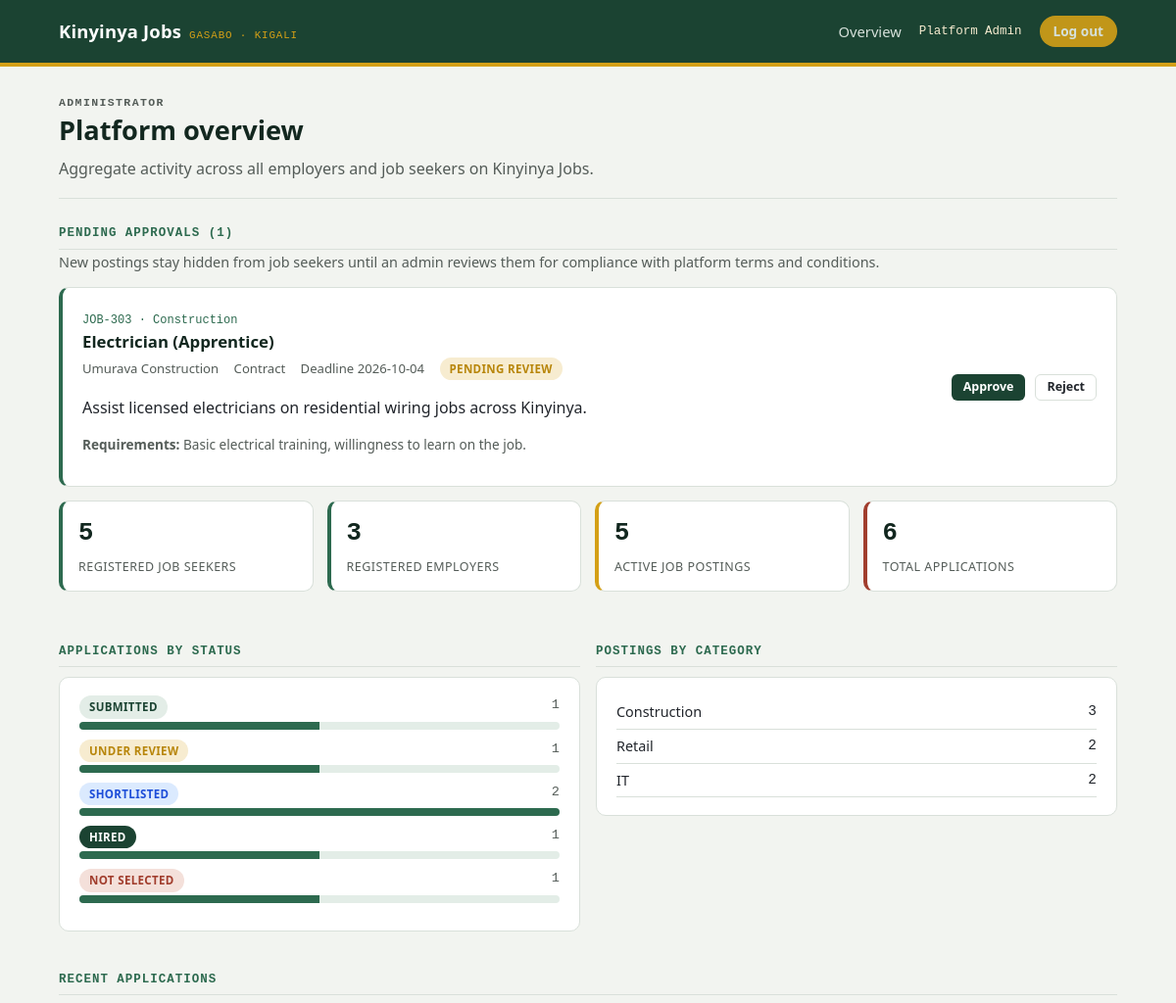
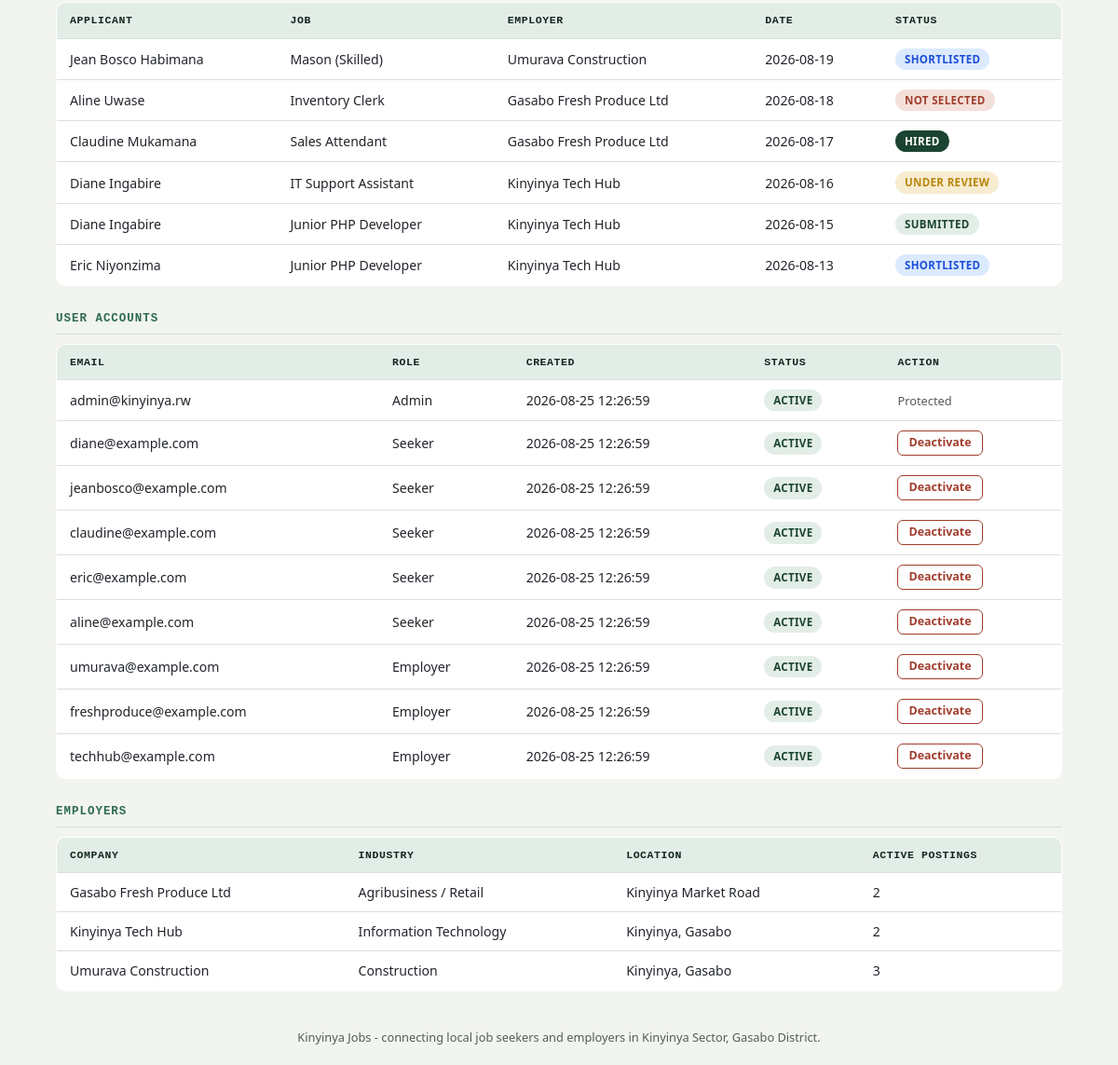
Screenshot of /admin/dashboard.php (signed in) with the database file from the repository (2 pictures, top to bottom).
### tables this page shows
CREATE TABLE IF NOT EXISTS jobs (
  id            INT UNSIGNED AUTO_INCREMENT PRIMARY KEY,
  employer_id   INT UNSIGNED NOT NULL,
  title         VARCHAR(150) NOT NULL,
  type          VARCHAR(50) NOT NULL DEFAULT 'Full-time',
  category      VARCHAR(100) NOT NULL DEFAULT 'General',
  location      VARCHAR(150) NOT NULL DEFAULT 'Kinyinya',
  description   TEXT NULL,
  requirements  TEXT NULL,
  salary_min    INT UNSIGNED NOT NULL DEFAULT 0,
  salary_max    INT UNSIGNED NOT NULL DEFAULT 0,
  deadline      DATE NOT NULL,
  posted        DATE NOT NULL,
  active        TINYINT(1) NOT NULL DEFAULT 1,
  status        ENUM('pending','approved','rejected') NOT NULL DEFAULT 'pending',
  views         INT UNSIGNED NOT NULL DEFAULT 0,
  CONSTRAINT fk_jobs_employer FOREIGN KEY (employer_id) REFERENCES employers(id) ON DELETE CASCADE,
  INDEX idx_jobs_status (status),
  INDEX idx_jobs_deadline (deadline)
);

CREATE TABLE IF NOT EXISTS employers (
  id        INT UNSIGNED AUTO_INCREMENT PRIMARY KEY,
  user_id   INT UNSIGNED NULL UNIQUE,
  name      VARCHAR(150) NOT NULL,
  industry  VARCHAR(150) NOT NULL,
  location  VARCHAR(150) NOT NULL,
  about     TEXT NULL,
  CONSTRAINT fk_employers_user FOREIGN KEY (user_id) REFERENCES users(id) ON DELETE CASCADE
);

CREATE TABLE IF NOT EXISTS applications (
  id            INT UNSIGNED AUTO_INCREMENT PRIMARY KEY,
  job_id        INT UNSIGNED NOT NULL,
  seeker_id     INT UNSIGNED NOT NULL,
  date          DATE NOT NULL,
  status        ENUM('submitted','under_review','shortlisted','hired','rejected') NOT NULL DEFAULT 'submitted',
  cover_letter  TEXT NULL,
  CONSTRAINT fk_applications_job FOREIGN KEY (job_id) REFERENCES jobs(id) ON DELETE CASCADE,
  CONSTRAINT fk_applications_seeker FOREIGN KEY (seeker_id) REFERENCES seekers(id) ON DELETE CASCADE,
  UNIQUE KEY uniq_application (job_id, seeker_id)
);

CREATE TABLE IF NOT EXISTS seekers (
  id         INT UNSIGNED AUTO_INCREMENT PRIMARY KEY,
  user_id    INT UNSIGNED NULL UNIQUE,
  name       VARCHAR(150) NOT NULL,
  skills     VARCHAR(255) NOT NULL,
  education  VARCHAR(150) NOT NULL,
  location   VARCHAR(150) NOT NULL,
  resume_url VARCHAR(255) NULL,
  CONSTRAINT fk_seekers_user FOREIGN KEY (user_id) REFERENCES users(id) ON DELETE CASCADE
);

CREATE TABLE IF NOT EXISTS users (
  id             INT UNSIGNED AUTO_INCREMENT PRIMARY KEY,
  email          VARCHAR(190) NOT NULL UNIQUE,
  password_hash  VARCHAR(255) NOT NULL,
  role           ENUM('seeker','employer','admin') NOT NULL,
  is_active      TINYINT(1) NOT NULL DEFAULT 1,
  created_at     DATETIME NOT NULL DEFAULT CURRENT_TIMESTAMP
);

### includes/config.php (called while the page is built, shortened)
<?php
function kj_url(string $path = ''): string {
    $documentRoot = isset($_SERVER['DOCUMENT_ROOT']) ? realpath($_SERVER['DOCUMENT_ROOT']) : false;
    $projectRoot = realpath(dirname(__DIR__));
    $base = '';
    if ($documentRoot && $projectRoot) {
        $doc = str_replace('\\', '/', rtrim($documentRoot, '/\\'));
        $project = str_replace('\\', '/', rtrim($projectRoot, '/\\'));
        if (stripos($project, $doc) === 0) $base = substr($project, strlen($doc));
    }
    return rtrim($base, '/') . '/' . ltrim($path, '/');
}

### includes/db.php (called while the page is built)
<?php
require_once __DIR__ . '/config.php';
function kj_db(): PDO {
    static $pdo = null;
    if ($pdo === null) {
        $dsn = 'mysql:host=' . DB_HOST . ';port=' . DB_PORT . ';dbname=' . DB_NAME . ';charset=utf8mb4';
        try {
            $pdo = new PDO($dsn, DB_USER, DB_PASS, [
                PDO::ATTR_ERRMODE            => PDO::ERRMODE_EXCEPTION,
                PDO::ATTR_DEFAULT_FETCH_MODE => PDO::FETCH_ASSOC,
                PDO::ATTR_EMULATE_PREPARES   => false,
            ]);
        } catch (PDOException $e) {
            http_response_code(500);
            die(
                '<h1>Database connection failed</h1>' .
                '<p>Could not connect to MySQL database <code>' . htmlspecialchars(DB_NAME) . '</code> ' .
                'on <code>' . htmlspecialchars(DB_HOST) . ':' . htmlspecialchars(DB_PORT) . '</code>.</p>' .
                '<p>Confirm MySQL is running, then use the one-time setup page to configure and import the database.</p>' .
                '<p><a href="' . htmlspecialchars(kj_url('setup.php')) . '">Open database setup</a></p>'
            );
        }
    }
    return $pdo;
}
function kj_index_by_id(array $rows): array {
    $out = [];
    foreach ($rows as $row) { $out[$row['id']] = $row; }
    return $out;
}

### includes/data.php (called while the page is built, shortened)
<?php
require_once __DIR__ . '/db.php';
function kj_jobs(): array {
    $rows = kj_db()->query('SELECT * FROM jobs ORDER BY posted DESC, id DESC')->fetchAll();
    return kj_index_by_id($rows);
}
function kj_job($id) {
    $stmt = kj_db()->prepare('SELECT * FROM jobs WHERE id = ?');
    $stmt->execute([(int) $id]);
    $row = $stmt->fetch();
    return $row ?: null;
}
function kj_jobs_for_employer($employer_id): array {
    $stmt = kj_db()->prepare('SELECT * FROM jobs WHERE employer_id = ? ORDER BY posted DESC, id DESC');
    $stmt->execute([(int) $employer_id]);
    return kj_index_by_id($stmt->fetchAll());
}
function kj_jobs_pending(): array {
    return kj_index_by_id(kj_db()->query("SELECT * FROM jobs WHERE status = 'pending' ORDER BY posted DESC, id DESC")->fetchAll());
}
function kj_job_is_expired($job): bool {
    return strtotime($job['deadline']) < strtotime('today');
}
function kj_job_is_visible($job): bool {
    return (bool) $job['active'] && $job['status'] === 'approved' && !kj_job_is_expired($job);
}
function kj_employers(): array {
    return kj_index_by_id(kj_db()->query('SELECT * FROM employers ORDER BY name')->fetchAll());
}
function kj_users(): array {
    return kj_db()->query('SELECT id, email, role, is_active, created_at FROM users ORDER BY created_at DESC, id DESC')->fetchAll();
}
function kj_employer($id) {
    $stmt = kj_db()->prepare('SELECT * FROM employers WHERE id = ?');
    $stmt->execute([(int) $id]);
    return $stmt->fetch() ?: null;
}
function kj_seekers(): array {
    return kj_index_by_id(kj_db()->query('SELECT * FROM seekers ORDER BY name')->fetchAll());
}
function kj_seeker($id) {
    $stmt = kj_db()->prepare('SELECT * FROM seekers WHERE id = ?');
    $stmt->execute([(int) $id]);
    return $stmt->fetch() ?: null;
}
function kj_applications(): array {
    return kj_index_by_id(kj_db()->query('SELECT * FROM applications ORDER BY date DESC, id DESC')->fetchAll());
}
function kj_status_label($status) {
    $labels = [
        'submitted' => 'Submitted', 'under_review' => 'Under review',
        'shortlisted' => 'Shortlisted', 'rejected' => 'Not selected', 'hired' => 'Hired',
    ];
    return $labels[$status] ?? ucfirst($status);
}

### admin/dashboard.php (the view, shortened to what this page needs)
<?php
require_once __DIR__ . '/../includes/data.php';
$jobs = kj_jobs();
$apps = kj_applications();
$seekers = kj_seekers();
$employers = kj_employers();
$users = kj_users();
$pendingJobs = kj_jobs_pending();
usort($pendingJobs, fn($a, $b) => strcmp($b['posted'], $a['posted']));
$activeJobs = array_filter($jobs, 'kj_job_is_visible');
$statusCounts = ['submitted' => 0, 'under_review' => 0, 'shortlisted' => 0, 'hired' => 0, 'rejected' => 0];
foreach ($apps as $a) { $statusCounts[$a['status']] = ($statusCounts[$a['status']] ?? 0) + 1; }
$maxCount = max(1, max($statusCounts));
$categoryCounts = [];
foreach ($jobs as $j) { $categoryCounts[$j['category']] = ($categoryCounts[$j['category']] ?? 0) + 1; }
$recentApps = $apps;
usort($recentApps, fn($a, $b) => strcmp($b['date'], $a['date']));
$recentApps = array_slice($recentApps, 0, 6);
require __DIR__ . '/../includes/header.php';
?>
<section class="pagehead">
  <p class="eyebrow">Administrator</p>
  <h1>Platform overview</h1>
  <p>Aggregate activity across all employers and job seekers on Kinyinya Jobs.</p>
</section>
<h2 class="section-title">Pending approvals (<?= count($pendingJobs) ?>)</h2>
<p style="color:var(--ink-soft); font-size:0.9rem; margin-top:-8px;">New postings stay hidden from job seekers until an admin reviews them for compliance with platform terms and conditions.</p>
<?php foreach ($pendingJobs as $job): $emp = kj_employer($job['employer_id']); ?>
  <div class="card job-card">
    <div class="info">
      <span class="code">JOB-<?= $job['id'] ?> · <?= htmlspecialchars($job['category']) ?></span>
      <h3><?= htmlspecialchars($job['title']) ?></h3>
      <div class="meta">
        <span><?= htmlspecialchars($emp['name']) ?></span>
        <span><?= htmlspecialchars($job['type']) ?></span>
        <span>Deadline <?= htmlspecialchars($job['deadline']) ?></span>
        <span class="badge under_review">Pending review</span>
      </div>
      <p><?= htmlspecialchars($job['description']) ?></p>
      <p style="color:var(--ink-soft); font-size:0.85rem;"><strong>Requirements:</strong> <?= htmlspecialchars($job['requirements']) ?></p>
    </div>
    <div class="actions">
      <form method="post" style="display:inline;">
        <button class="btn btn-primary btn-sm" type="submit">Approve</button>
      </form>
      <form method="post" style="display:inline;">
        <button class="btn btn-ghost btn-sm" type="submit">Reject</button>
      </form>
    </div>
  </div>
<?php endforeach; ?>
<div class="stats">
  <div class="stat"><span class="n"><?= count($seekers) ?></span><span class="l">Registered job seekers</span></div>
  <div class="stat"><span class="n"><?= count($employers) ?></span><span class="l">Registered employers</span></div>
  <div class="stat accent"><span class="n"><?= count($activeJobs) ?></span><span class="l">Active job postings</span></div>
  <div class="stat warn"><span class="n"><?= count($apps) ?></span><span class="l">Total applications</span></div>
</div>
<div class="grid-2">
  <div>
    <h2 class="section-title">Applications by status</h2>
    <div class="card">
      <?php foreach ($statusCounts as $status => $count): ?>
        <div style="margin-bottom:10px;">
          <div style="display:flex; justify-content:space-between; font-size:0.85rem; margin-bottom:3px;">
            <span class="badge <?= $status ?>"><?= kj_status_label($status) ?></span>
            <span style="font-family:var(--font-mono); color:var(--ink-soft);"><?= $count ?></span>
          </div>
          <div style="background:var(--green-100); border-radius:4px; height:8px; overflow:hidden;">
            <div style="background:var(--green-500); height:100%; width:<?= (int) round(($count / $maxCount) * 100) ?>%;"></div>
          </div>
        </div>
      <?php endforeach; ?>
    </div>
  </div>
  <div>
    <h2 class="section-title">Postings by category</h2>
    <div class="card">
      <?php foreach ($categoryCounts as $cat => $count): ?>
        <div style="display:flex; justify-content:space-between; padding:6px 0; border-bottom:1px solid var(--line); font-size:0.9rem;">
          <span><?= htmlspecialchars($cat) ?></span>
          <span style="font-family:var(--font-mono);"><?= $count ?></span>
        </div>
      <?php endforeach; ?>
    </div>
  </div>
</div>
<h2 class="section-title">Recent applications</h2>
<table class="kj">
  <thead>
    <tr><th>Applicant</th><th>Job</th><th>Employer</th><th>Date</th><th>Status</th></tr>
  </thead>
  <tbody>
    <?php foreach ($recentApps as $a): $job = kj_job($a['job_id']); $emp = kj_employer($job['employer_id']); $seeker = kj_seeker($a['seeker_id']); ?>
    <tr>
      <td><?= htmlspecialchars($seeker['name']) ?></td>
      <td><?= htmlspecialchars($job['title']) ?></td>
      <td><?= htmlspecialchars($emp['name']) ?></td>
      <td><?= htmlspecialchars($a['date']) ?></td>
      <td><span class="badge <?= $a['status'] ?>"><?= kj_status_label($a['status']) ?></span></td>
    </tr>
    <?php endforeach; ?>
  </tbody>
</table>
<h2 class="section-title">User accounts</h2>
<table class="kj">
  <thead><tr><th>Email</th><th>Role</th><th>Created</th><th>Status</th><th>Action</th></tr></thead>
  <tbody>
    <?php foreach ($users as $account): ?>
    <tr>
      <td><?= htmlspecialchars($account['email']) ?></td>
      <td><?= htmlspecialchars(ucfirst($account['role'])) ?></td>
      <td><?= htmlspecialchars($account['created_at']) ?></td>
      <td><span class="badge <?= $account['is_active'] ? 'active' : 'expired' ?>"><?= $account['is_active'] ? 'Active' : 'Inactive' ?></span></td>
      <td>
        <?php if ($account['role'] === 'admin'): ?>
          <span style="color:var(--ink-soft); font-size:.8rem;">Protected</span>
        <?php else: ?>
          <form method="post">
            <button class="btn <?= $account['is_active'] ? 'btn-danger' : 'btn-primary' ?> btn-sm" type="submit"><?= $account['is_active'] ? 'Deactivate' : 'Activate' ?></button>
          </form>
        <?php endif; ?>
      </td>
    </tr>
    <?php endforeach; ?>
  </tbody>
</table>
<h2 class="section-title">Employers</h2>
<table class="kj">
  <thead><tr><th>Company</th><th>Industry</th><th>Location</th><th>Active postings</th></tr></thead>
  <tbody>
    <?php foreach ($employers as $e): ?>
    <tr>
      <td><?= htmlspecialchars($e['name']) ?></td>
      <td><?= htmlspecialchars($e['industry']) ?></td>
      <td><?= htmlspecialchars($e['location']) ?></td>
      <td><?= count(kj_jobs_for_employer($e['id'])) ?></td>
    </tr>
    <?php endforeach; ?>
  </tbody>
</table>
<?php require __DIR__ . '/../includes/footer.php'; ?>

### includes/header.php (shortened to what this page needs)
<?php
$role = $_SESSION['role'] ?? null;
$user = kj_current_user();
function kj_base($path) {
    return kj_url($path);
}
?>
<!doctype html>
<html lang="en">
<head>
<link rel="stylesheet" href="<?= kj_base('assets/style.css') ?>">
</head>
<body>
<header class="topbar">
  <div class="wrap">
    <a class="brand" href="<?= kj_base('index.php') ?>">Kinyinya Jobs <small>Gasabo · Kigali</small></a>
    <nav class="topnav">
      <?php if ($role === 'seeker'): ?>
        <a href="<?= kj_base('seeker/dashboard.php') ?>">My applications</a>
        <a href="<?= kj_base('seeker/jobs.php') ?>">Browse jobs</a>
        <a href="<?= kj_base('seeker/profile.php') ?>">My profile</a>
        <span class="who">Signed in as <?= htmlspecialchars($user['name']) ?></span>
        <a class="pill" href="<?= kj_base('logout.php') ?>">Log out</a>
      <?php elseif ($role === 'admin'): ?>
        <a href="<?= kj_base('admin/dashboard.php') ?>">Overview</a>
        <span class="who">Platform Admin</span>
        <a class="pill" href="<?= kj_base('logout.php') ?>">Log out</a>
      <?php else: ?>
        <a href="<?= kj_base('index.php') ?>#login">Log in</a>
        <a class="pill" href="<?= kj_base('register.php') ?>">Create account</a>
      <?php endif; ?>
    </nav>
  </div>
</header>
<main class="wrap">

### includes/footer.php
  <p class="footer">Kinyinya Jobs - connecting local job seekers and employers in Kinyinya Sector, Gasabo District.</p>
</main>
</body>
</html>

### rows the page displays
jobs: id "303", category "Construction", title "Electrician (Apprentice)", employer.name "Umurava Construction", type "Contract", deadline "2026-10-04", description "Assist licensed electricians on residential wiring jobs across Kinyinya.", requirements "Basic electrical training, willingness to learn on the job."
applications: seeker.name "Jean Bosco Habimana", job.title "Mason (Skilled)", employers.name "Umurava Construction", date "2026-08-19", status "SHORTLISTED"
applications: seeker.name "Aline Uwase", job.title "Inventory Clerk", employers.name "Gasabo Fresh Produce Ltd", date "2026-08-18", status "NOT SELECTED"
applications: seeker.name "Claudine Mukamana", job.title "Sales Attendant", employers.name "Gasabo Fresh Produce Ltd", date "2026-08-17", status "HIRED"
applications: seeker.name "Diane Ingabire", job.title "IT Support Assistant", employers.name "Kinyinya Tech Hub", date "2026-08-16", status "UNDER REVIEW"
applications: seeker.name "Diane Ingabire", job.title "Junior PHP Developer", employers.name "Kinyinya Tech Hub", date "2026-08-15", status "SUBMITTED"
applications: seeker.name "Eric Niyonzima", job.title "Junior PHP Developer", employers.name "Kinyinya Tech Hub", date "2026-08-13", status "SHORTLISTED"
users: email "admin@kinyinya.rw", role "Admin", created_at "2026-08-25 12:26:59", is_active "ACTIVE", shows "Protected"
users: email "diane@example.com", role "Seeker", created_at "2026-08-25 12:26:59", is_active "ACTIVE"
users: email "jeanbosco@example.com", role "Seeker", created_at "2026-08-25 12:26:59", is_active "ACTIVE"
users: email "claudine@example.com", role "Seeker", created_at "2026-08-25 12:26:59", is_active "ACTIVE"
users: email "eric@example.com", role "Seeker", created_at "2026-08-25 12:26:59", is_active "ACTIVE"
users: email "aline@example.com", role "Seeker", created_at "2026-08-25 12:26:59", is_active "ACTIVE"
users: email "umurava@example.com", role "Employer", created_at "2026-08-25 12:26:59", is_active "ACTIVE"
users: email "freshproduce@example.com", role "Employer", created_at "2026-08-25 12:26:59", is_active "ACTIVE"
users: email "techhub@example.com", role "Employer", created_at "2026-08-25 12:26:59", is_active "ACTIVE"
employers: name "Gasabo Fresh Produce Ltd", industry "Agribusiness / Retail", location "Kinyinya Market Road", count(kj_jobs_for_employer($e['id'])) "2"
employers: name "Kinyinya Tech Hub", industry "Information Technology", location "Kinyinya, Gasabo", count(kj_jobs_for_employer($e['id'])) "2"
employers: name "Umurava Construction", industry "Construction", location "Kinyinya, Gasabo", count(kj_jobs_for_employer($e['id'])) "3"

### other values shown
count($pendingJobs) "1"
count($seekers) "5"
count($employers) "3"
count($activeJobs) "5"
count($apps) "6"
kj_status_label($status) "SUBMITTED"
$count "1"
kj_status_label($status) "UNDER REVIEW"
kj_status_label($status) "SHORTLISTED"
$count "2"
kj_status_label($status) "HIRED"
kj_status_label($status) "NOT SELECTED"
$cat "Construction"
$count "3"
$cat "Retail"
